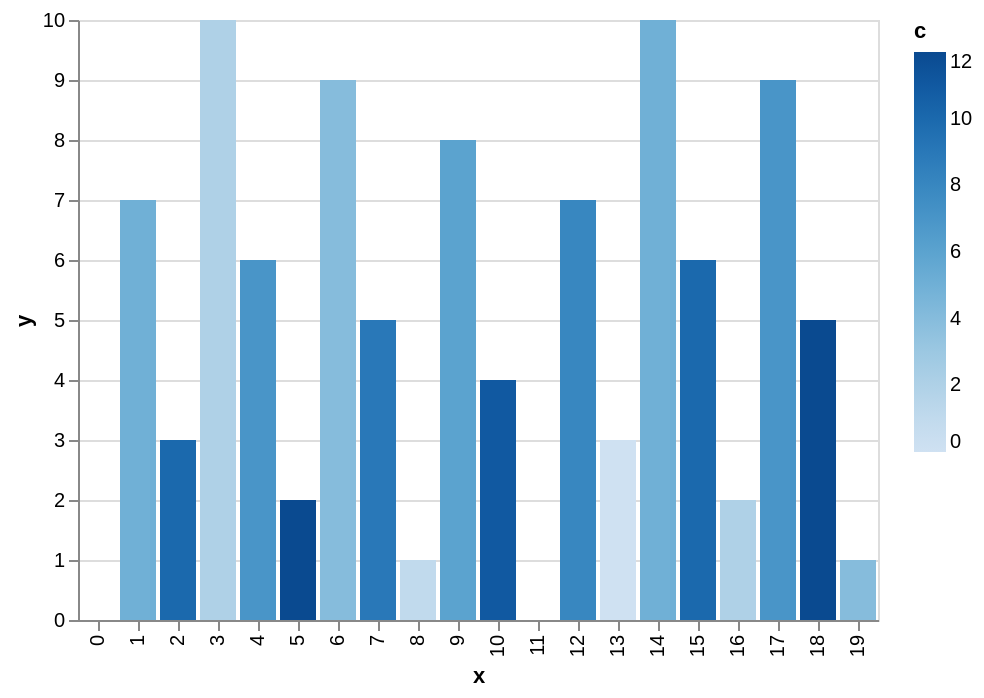

Specify this chart in Vega-Lite:
### Vega-Lite specification from a JSON file in a GitHub repository (floating-point values rounded to 4 significant figures)
{"data": {"values": [{"x": 0, "y": 0, "q": 1, "c": 0}, {"x": 1, "y": 7, "q": 4, "c": 5}, {"x": 2, "y": 3, "q": 7, "c": 10}, {"x": 3, "y": 10, "q": 1, "c": 2}, {"x": 4, "y": 6, "q": 4, "c": 7}, {"x": 5, "y": 2, "q": 7, "c": 12}, {"x": 6, "y": 9, "q": 1, "c": 4}, {"x": 7, "y": 5, "q": 4, "c": 9}, {"x": 8, "y": 1, "q": 7, "c": 1}, {"x": 9, "y": 8, "q": 1, "c": 6}, {"x": 10, "y": 4, "q": 4, "c": 11}, {"x": 11, "y": 0, "q": 7, "c": 3}, {"x": 12, "y": 7, "q": 1, "c": 8}, {"x": 13, "y": 3, "q": 4, "c": 0}, {"x": 14, "y": 10, "q": 7, "c": 5}, {"x": 15, "y": 6, "q": 1, "c": 10}, {"x": 16, "y": 2, "q": 4, "c": 2}, {"x": 17, "y": 9, "q": 7, "c": 7}, {"x": 18, "y": 5, "q": 1, "c": 12}, {"x": 19, "y": 1, "q": 4, "c": 4}]}, "mark": "bar", "encoding": {"x": {"field": "x", "type": "ordinal"}, "y": {"field": "y", "type": "quantitative"}, "color": {"field": "c", "type": "quantitative"}}}
